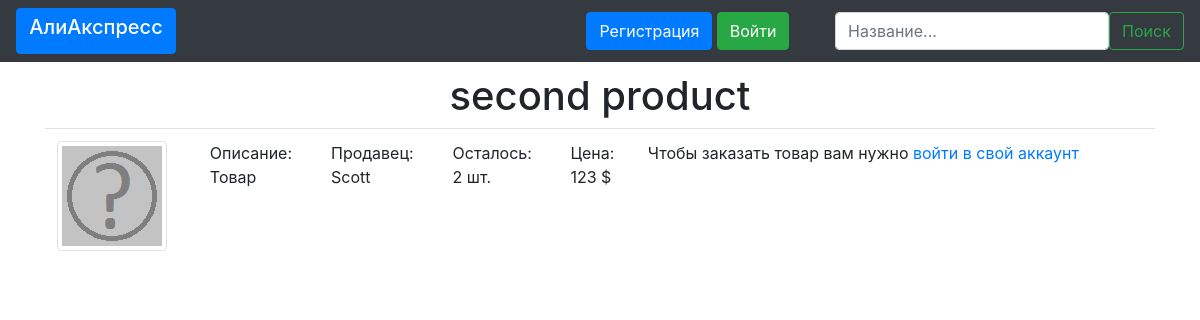
Page /product_link/1 on the committed database.
### data/products.py (models this page shows)
class Product(db_session.SqlAlchemyBase):
    __tablename__ = 'products'
    id = sqlalchemy.Column(sqlalchemy.Integer, primary_key=True, autoincrement=True)
    seller_id = sqlalchemy.Column(sqlalchemy.Integer, sqlalchemy.ForeignKey("users.id"))
    seller = sqlalchemy.Column(sqlalchemy.Integer, nullable=True)
    title = sqlalchemy.Column(sqlalchemy.String, nullable=True)
    number = sqlalchemy.Column(sqlalchemy.Integer, nullable=True)
    description = sqlalchemy.Column(sqlalchemy.String, nullable=True)
    price = sqlalchemy.Column(sqlalchemy.String, nullable=True)
    link = sqlalchemy.Column(sqlalchemy.String, nullable=True)
    del_link = sqlalchemy.Column(sqlalchemy.String, nullable=True)
    order_link = sqlalchemy.Column(sqlalchemy.String, nullable=True)
    image = sqlalchemy.Column(sqlalchemy.String)
    user = orm.relation('User')

### main.py (the view, shortened to what this page needs)
@app.route('/product_link/<product_id>', methods=['GET', 'POST'])
def product_link(product_id="product_id"):
    db_session.global_init("db/online_shop.sqlite")
    session = db_session.create_session()
    form = baseform.BaseForm()
    product = session.query(products.Product).filter(products.Product.id == product_id).first()
    if request.method == "GET":
        return render_template('product.html', title=product.title, product=product)

### data/baseform.py
class BaseForm(FlaskForm):
    search = StringField(validators=[DataRequired()])

### data/db_session.py (called while the page is built, shortened)
def global_init(db_file):
    global __factory
    if __factory:
        return

def create_session() -> Session:
    global __factory
    return __factory()

### templates/product.html
{% extends "base.html" %}
{% block content %}
<div>
<h1 align="center">{{ title }}</h1>
</div>
<div>
    <div>
        <table class="table">
              <tbody>
                    <tr>
                        <td><img src={{product.image}} alt="Ну не нашлась картинка" class="img-thumbnail"></td>
                        <td>Описание:<br>{{ product.description }}</td>
                        <td>Продавец:<br>{{ product.seller }}</td>
                        <td>Осталось:<br>{{ product.number }} шт.</td>
                        <td>Цена:<br>{{ product.price }} $</td>
                        {% if userid == product.seller_id %}
                            <td><a class="btn btn-outline-success" href={{product.del_link}} role="button">Удалить товар</a></td>
                        {% elif username %}
                            {% if product.number > 0 %}
                                <td><a class="btn btn-outline-success" href={{product.order_link}} role="button">Заказать</a></td>
                            {% else %}
                                <td>Похоже, товар закончился(</td>
                            {% endif %}
                        {% else %}
                            <td><p>Чтобы заказать товар вам нужно <a href="/login" role="button">войти в свой аккаунт</a></p></td>
                        {% endif %}
                    </tr>
              </tbody>
        </table>
    </div>
</div>
{% endblock %}

### rows in the picture
Product: title "second product", image (picture), description "Товар", seller "Scott", number "2", price "123"
